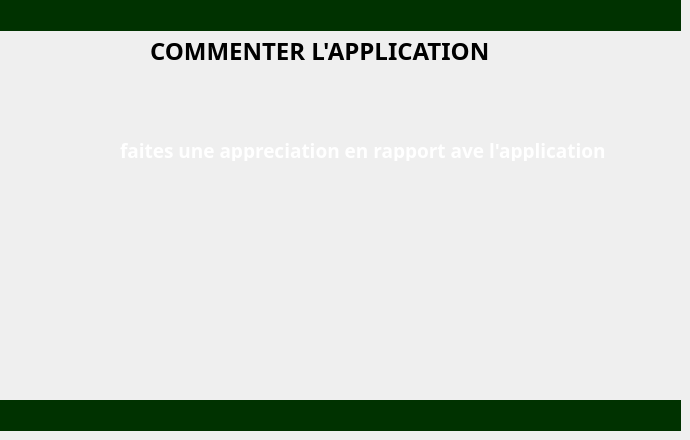
    <widget class="QWidget" name="page_9">
     <widget class="QLabel" name="colorr9">
      <property name="geometry">
       <rect>
        <x>0</x>
        <y>0</y>
        <width>681</width>
        <height>31</height>
       </rect>
      </property>
      <property name="styleSheet">
       <string notr="true">#colorr9
{
background-color:rgb(0, 50, 0);

}</string>
      </property>
      <property name="text">
       <string/>
      </property>
     </widget>
     <widget class="QLabel" name="colorr10">
      <property name="geometry">
       <rect>
        <x>0</x>
        <y>400</y>
        <width>681</width>
        <height>31</height>
       </rect>
      </property>
      <property name="styleSheet">
       <string notr="true">#colorr10
{
background-color:rgb(0, 50, 0);

}</string>
      </property>
      <property name="text">
       <string/>
      </property>
     </widget>
     <widget class="QLabel" name="fond5">
      <property name="geometry">
       <rect>
        <x>0</x>
        <y>30</y>
        <width>681</width>
        <height>371</height>
       </rect>
      </property>
      <property name="styleSheet">
       <string notr="true">#fond5
{
background-color: transparent;
   border-image:url(:/bon.jpg);
   background: none;
   border: none;
   background-repeat: none;
}
</string>
      </property>
      <property name="text">
       <string/>
      </property>
     </widget>
     <widget class="QLabel" name="valid_4">
      <property name="geometry">
       <rect>
        <x>520</x>
        <y>330</y>
        <width>111</width>
        <height>41</height>
       </rect>
      </property>
      <property name="styleSheet">
       <string notr="true">#valid
{
background-color: transparent;
   border-image:url(:/valid.png);
   background: none;
   border: none;
   background-repeat: none;
}
</string>
      </property>
      <property name="text">
       <string/>
      </property>
     </widget>
     <widget class="QLabel" name="retour_4">
      <property name="geometry">
       <rect>
        <x>40</x>
        <y>350</y>
        <width>91</width>
        <height>31</height>
       </rect>
      </property>
      <property name="styleSheet">
       <string notr="true">#retour_4
{
background-color: transparent;
   border-image:url(:/fle.png);
   background: none;
   border: none;
   background-repeat: none;
}
</string>
      </property>
      <property name="text">
       <string/>
      </property>
     </widget>
     <widget class="QPushButton" name="pushButton_flec2">
      <property name="geometry">
       <rect>
        <x>44</x>
        <y>350</y>
        <width>91</width>
        <height>31</height>
       </rect>
      </property>
      <property name="styleSheet">
       <string notr="true">#pushButton_flec2
{
background-color: transparent;
 
   background: none;
   border: none;
   background-repeat: none;
}
</string>
      </property>
      <property name="text">
       <string/>
      </property>
     </widget>
     <widget class="QLabel" name="label_26">
      <property name="geometry">
       <rect>
        <x>150</x>
        <y>40</y>
        <width>381</width>
        <height>21</height>
       </rect>
      </property>
      <property name="font">
       <font>
        <family>Segoe UI Black</family>
        <pointsize>18</pointsize>
        <weight>75</weight>
        <bold>true</bold>
       </font>
      </property>
      <property name="styleSheet">
       <string notr="true">#label_16
{
color:rgb(255, 255, 255) ;
}
</string>
      </property>
      <property name="text">
       <string>COMMENTER L'APPLICATION</string>
      </property>
     </widget>
     <widget class="QLabel" name="label_27">
      <property name="geometry">
       <rect>
        <x>120</x>
        <y>140</y>
        <width>521</width>
        <height>21</height>
       </rect>
      </property>
      <property name="font">
       <font>
        <family>Segoe UI Black</family>
        <pointsize>14</pointsize>
        <weight>75</weight>
        <bold>true</bold>
       </font>
      </property>
      <property name="styleSheet">
       <string notr="true">#label_27
{
color:rgb(255, 255, 255) ;
}
</string>
      </property>
      <property name="text">
       <string>faites une appreciation en rapport ave l'application</string>
      </property>
     </widget>
    </widget>
